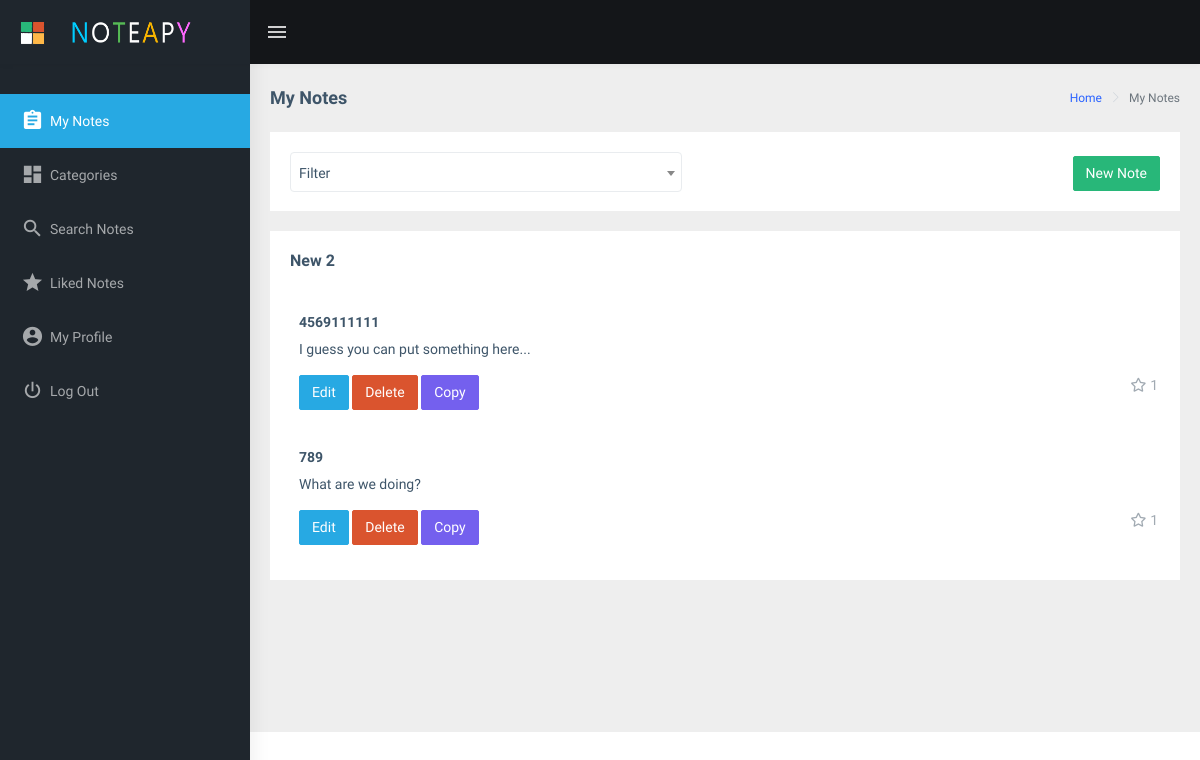
The page /notes/ (signed in) on the database its author committed.
### main/models.py (models this page shows, shortened)
class Categories(models.Model):
    user = models.ForeignKey(User, on_delete=models.CASCADE)
    name = models.CharField(max_length=30)
    class Meta:
        verbose_name_plural = "Categories"

class Notes(models.Model):
    title    = models.CharField(max_length=30)
    content  = models.TextField()
    author   = models.ForeignKey(User, on_delete=models.CASCADE)
    category = models.ForeignKey(Categories, on_delete=models.CASCADE)
    num_of_favorites = models.IntegerField()
    class Meta:
        verbose_name_plural = "Notes"

### main/views/notes.py (the view)
# urls.py: path('notes/', views.ManageNotes.as_view(), name="Notes"),
class ManageNotes(LoginRequiredMixin, ListView):
    template_name = "main/notes/manage_notes.html"
    model = Notes
    def get_queryset(self):
        if self.request.GET.get("filter"):
            filter_id = self.request.GET.get("filter")
            categories_queryset = Categories.objects.filter(id=filter_id).order_by('name')
        else:
            categories_queryset = Categories.objects.filter(user=self.request.user).order_by('name')
        categories = []
        for category in categories_queryset:
            categories.append({"id": category.id, "name": category.name, "notes": ""})
        for category in categories:
            notes = Notes.objects.filter(category=category["id"]).order_by('id')
            category.update({"notes": list(notes)})
        return categories
    def get_context_data(self, **kwargs):
        context = super().get_context_data(**kwargs)
        if self.request.GET.get("filter"):
            filter_id = self.request.GET.get("filter")
            categories = Categories.objects.filter(user=self.request.user)
            category_filtered = Categories.objects.get(id=filter_id)
            notes_count = Notes.objects.filter(category=category_filtered).count()
            context["filter_id"] = filter_id
            context["filter_name"] = category_filtered.name
            context["categories"] = categories
            context["categories_count"] = categories.count()
            context["notes_count"] = notes_count
        else:
            categories = Categories.objects.filter(user=self.request.user)
            notes_count = Notes.objects.filter(author=self.request.user).count()
            context["categories"] = categories
            context["categories_count"] = categories.count()
            context["notes_count"] = notes_count
        return context

### main/templates/main/notes/manage_notes.html (shortened to what this page needs)
{% extends 'main/base.html' %}
{% load static %}
{% block content %}
<div class="page-wrapper">
    <div class="page-breadcrumb">
        <div class="row">
            <div class="col-12 d-flex no-block align-items-center">
                <h4 class="page-title">My Notes</h4>
                <div class="ml-auto text-right">
                    <nav aria-label="breadcrumb">
                        <ol class="breadcrumb">
                            <li class="breadcrumb-item"><a href="{% url 'main:Notes' %}">Home</a></li>
                            <li class="breadcrumb-item active" aria-current="page">My Notes</li>
                        </ol>
                    </nav>
                </div>
            </div>
        </div>
    </div>
    <div class="container-fluid">
        {% if categories_count != 0 %}
            <div class="row">
                <div class="col-12">
                    <div class="card">
                        <div class="card-body d-flex justify-content-between">
                            <form action="{% url 'main:Notes' %}" method="GET" id="filter_form" style="width: 45%; height:36px;">
                            </form>
                            <div class="pt-1">
                                <a class="btn btn-success btn" href="{% url 'main:New_Note' %}">New Note</a>
                            </div>
                        </div>
                    </div>
                </div>
            </div>
        {% endif %}
        {% if categories_count == 0 %}
            <div class="row">
                <div class="col-12">
                    <div class="card">
                        <div class="card-body pb-1">
                            <table class="table table-striped">
                                <tbody>
                                    <tr>
                                        <td class="text-center">
                                            <div class="pb-2 pt-4">
                                                <h2>No Categories Found</h2>
                                                <p class="pb-0"><small>Add a Category by Navigating to the "<i class="mdi mdi-view-dashboard"></i> Categories" Menu<br>A Category is Needed to Add a Note</small></p>
                                            </div>
                                        </td>
                                    </tr>
                                </tbody>
                            </table>
                        </div>
                    </div>
                </div>
            </div>
        {% else %}
            {% if notes_count == 0 %}
                <div class="row">
                    <div class="col-12">
                        <div class="card">
                            <div class="card-body pb-1">
                                <table class="table table-striped">
                                    <tbody>
                                        <tr>
                                            <td class="text-center">
                                                <div class="pb-2 pt-4">
                                                    <h2>No Notes Found</h2>
                                                    <p class="pb-0"><small>Add a Note by Clicking the Button "New Note"</small></p>
                                                </div>
                                            </td>
                                        </tr>
                                    </tbody>
                                </table>
                            </div>
                        </div>
                    </div>
                </div>
            {% else %}
                {% for category in object_list %}
                    {% if category.notes %}
                        <div class="row">
                            <div class="col-12">
                                <div class="card">
                                    <div class="card-body">
                                        <h5 class="card-title">{{ category.name }}</h5>
                                    </div>
                                    <div class="comment-widgets scrollable">
                                        {% for note in category.notes %}
                                            <div class="d-flex flex-row comment-row m-t-0">
                                                <div class="comment-text w-100">
                                                    <h6 class="font-medium font-weight-bold">{{ note.title }}</h6>
                                                    <span id="{{ note.id }}" class="m-b-15 d-block">{{ note.content }}</span>
                                                    <div class="comment-footer">
                                                        <span class="text-muted float-right pr-2"><i class="far fa-star pr-1"></i>{{ note.num_of_favorites }}</span>
                                                        <a class="btn btn-cyan" href="{% url 'main:Update_Note' id=note.id %}">Edit</a>
                                                        <a class="btn btn-danger" href="{% url 'main:Delete_Note' id=note.id %}">Delete</a>
                                                        <button class="btn btn-primary" onclick="copy_to_clipboard('{{ note.id }}');">Copy</button>
                                                    </div>
                                                </div>
                                            </div>
                                        {% endfor %}
                                    </div>
                                </div>
                            </div>
                        </div>
                    {% endif %}
                {% endfor %}
            {% endif %}
        {% endif %}
    </div>
</div>
{% endblock %}

### rows shown on the page
Categories: name "New 2"
Notes: title "4569111111", content "I guess you can put something here...", num_of_favorites "1"
Notes: title "789", content "What are we doing?", num_of_favorites "1"
